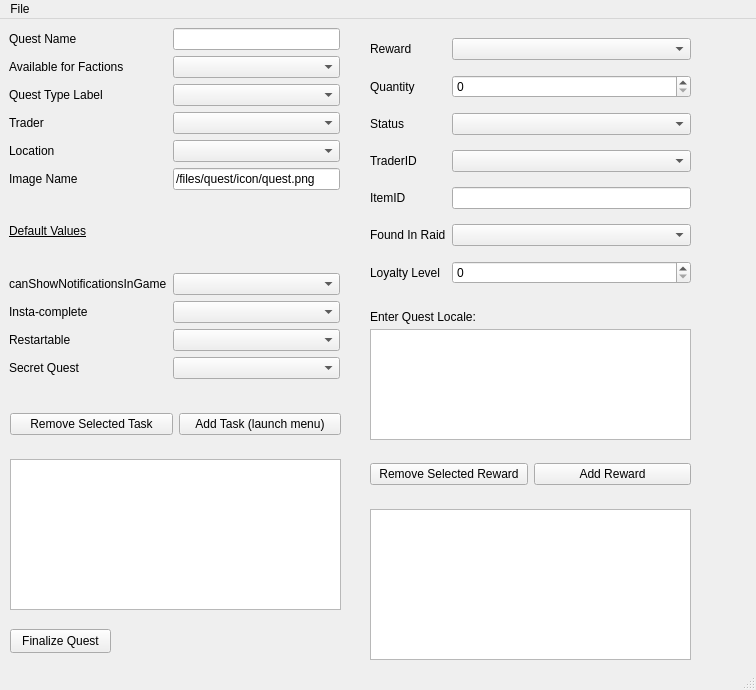
<?xml version="1.0" encoding="UTF-8"?>
<ui version="4.0">
 <class>QuestWindow</class>
 <widget class="QMainWindow" name="QuestWindow">
  <property name="geometry">
   <rect>
    <x>0</x>
    <y>0</y>
    <width>756</width>
    <height>690</height>
   </rect>
  </property>
  <property name="windowTitle">
   <string>Quest Builder</string>
  </property>
  <widget class="QWidget" name="centralwidget">
   <property name="enabled">
    <bool>true</bool>
   </property>
   <widget class="QWidget" name="gridLayoutWidget">
    <property name="geometry">
     <rect>
      <x>9</x>
      <y>9</y>
      <width>331</width>
      <height>351</height>
     </rect>
    </property>
    <layout class="QGridLayout" name="grd_fields_1">
     <item row="10" column="0">
      <widget class="QLabel" name="lb_secret_quest">
       <property name="text">
        <string>Secret Quest</string>
       </property>
      </widget>
     </item>
     <item row="10" column="1">
      <widget class="QComboBox" name="box_secret_quest"/>
     </item>
     <item row="0" column="0">
      <widget class="QLabel" name="lb_questname">
       <property name="text">
        <string>Quest Name</string>
       </property>
      </widget>
     </item>
     <item row="0" column="1">
      <widget class="QLineEdit" name="fld_quest_name"/>
     </item>
     <item row="8" column="1">
      <widget class="QComboBox" name="box_insta_complete"/>
     </item>
     <item row="8" column="0">
      <widget class="QLabel" name="lb_insta_complete">
       <property name="text">
        <string>Insta-complete</string>
       </property>
      </widget>
     </item>
     <item row="6" column="0">
      <widget class="QLabel" name="lb_defaultvalues">
       <property name="text">
        <string>&lt;html&gt;&lt;head/&gt;&lt;body&gt;&lt;p&gt;&lt;span style=&quot; text-decoration: underline;&quot;&gt;Default Values&lt;/span&gt;&lt;/p&gt;&lt;/body&gt;&lt;/html&gt;</string>
       </property>
      </widget>
     </item>
     <item row="5" column="1">
      <widget class="QLineEdit" name="fld_image_name">
       <property name="text">
        <string>/files/quest/icon/quest.png</string>
       </property>
      </widget>
     </item>
     <item row="4" column="0">
      <widget class="QLabel" name="lb_location">
       <property name="text">
        <string>Location</string>
       </property>
      </widget>
     </item>
     <item row="1" column="1">
      <widget class="QComboBox" name="box_avail_faction"/>
     </item>
     <item row="3" column="0">
      <widget class="QLabel" name="lb_trader">
       <property name="text">
        <string>Trader</string>
       </property>
      </widget>
     </item>
     <item row="2" column="0">
      <widget class="QLabel" name="lb_quest_type_label">
       <property name="text">
        <string>Quest Type Label</string>
       </property>
      </widget>
     </item>
     <item row="2" column="1">
      <widget class="QComboBox" name="box_quest_type_label"/>
     </item>
     <item row="5" column="0">
      <widget class="QLabel" name="lb_imagename">
       <property name="text">
        <string>Image Name</string>
       </property>
      </widget>
     </item>
     <item row="4" column="1">
      <widget class="QComboBox" name="box_location"/>
     </item>
     <item row="7" column="0">
      <widget class="QLabel" name="lb_can_show_notif">
       <property name="text">
        <string>canShowNotificationsInGame</string>
       </property>
      </widget>
     </item>
     <item row="1" column="0">
      <widget class="QLabel" name="lb_avail_faction">
       <property name="text">
        <string>Available for Factions</string>
       </property>
      </widget>
     </item>
     <item row="3" column="1">
      <widget class="QComboBox" name="box_trader"/>
     </item>
     <item row="7" column="1">
      <widget class="QComboBox" name="box_can_show_notif"/>
     </item>
     <item row="9" column="0">
      <widget class="QLabel" name="lb_restartable">
       <property name="text">
        <string>Restartable</string>
       </property>
      </widget>
     </item>
     <item row="9" column="1">
      <widget class="QComboBox" name="box_restartable"/>
     </item>
    </layout>
   </widget>
   <widget class="QWidget" name="gridLayoutWidget_2">
    <property name="geometry">
     <rect>
      <x>370</x>
      <y>10</y>
      <width>321</width>
      <height>271</height>
     </rect>
    </property>
    <layout class="QGridLayout" name="grd_fields_2">
     <item row="2" column="0">
      <widget class="QLabel" name="lb_status">
       <property name="text">
        <string>Status</string>
       </property>
      </widget>
     </item>
     <item row="5" column="0">
      <widget class="QLabel" name="lb_fir">
       <property name="text">
        <string>Found In Raid</string>
       </property>
      </widget>
     </item>
     <item row="4" column="0">
      <widget class="QLabel" name="lb_itemid">
       <property name="text">
        <string>ItemID</string>
       </property>
      </widget>
     </item>
     <item row="1" column="0">
      <widget class="QLabel" name="lb_quantity">
       <property name="text">
        <string>Quantity</string>
       </property>
      </widget>
     </item>
     <item row="3" column="0">
      <widget class="QLabel" name="lb_traderid">
       <property name="text">
        <string>TraderID</string>
       </property>
      </widget>
     </item>
     <item row="0" column="0">
      <widget class="QLabel" name="lb_reward">
       <property name="text">
        <string>Reward</string>
       </property>
      </widget>
     </item>
     <item row="6" column="0">
      <widget class="QLabel" name="lb_loyalty">
       <property name="text">
        <string>Loyalty Level</string>
       </property>
      </widget>
     </item>
     <item row="0" column="1">
      <widget class="QComboBox" name="box_reward"/>
     </item>
     <item row="2" column="1">
      <widget class="QComboBox" name="box_status"/>
     </item>
     <item row="3" column="1">
      <widget class="QComboBox" name="box_traderid"/>
     </item>
     <item row="5" column="1">
      <widget class="QComboBox" name="box_fir"/>
     </item>
     <item row="1" column="1">
      <widget class="QSpinBox" name="sb_quantity"/>
     </item>
     <item row="4" column="1">
      <widget class="QLineEdit" name="le_itemid"/>
     </item>
     <item row="6" column="1">
      <widget class="QSpinBox" name="sb_loyalty_level"/>
     </item>
    </layout>
   </widget>
   <widget class="QWidget" name="gridLayoutWidget_3">
    <property name="geometry">
     <rect>
      <x>10</x>
      <y>380</y>
      <width>331</width>
      <height>51</height>
     </rect>
    </property>
    <layout class="QGridLayout" name="grd_fields_3">
     <item row="0" column="2">
      <widget class="QPushButton" name="pb_rem_task">
       <property name="text">
        <string>Remove Selected Task</string>
       </property>
      </widget>
     </item>
     <item row="0" column="3">
      <widget class="QPushButton" name="pb_add_task">
       <property name="text">
        <string>Add Task (launch menu)</string>
       </property>
      </widget>
     </item>
    </layout>
   </widget>
   <widget class="QListWidget" name="list_tasks">
    <property name="geometry">
     <rect>
      <x>10</x>
      <y>440</y>
      <width>331</width>
      <height>151</height>
     </rect>
    </property>
   </widget>
   <widget class="QListWidget" name="list_rewards">
    <property name="geometry">
     <rect>
      <x>370</x>
      <y>490</y>
      <width>321</width>
      <height>151</height>
     </rect>
    </property>
   </widget>
   <widget class="QWidget" name="gridLayoutWidget_4">
    <property name="geometry">
     <rect>
      <x>370</x>
      <y>430</y>
      <width>321</width>
      <height>51</height>
     </rect>
    </property>
    <layout class="QGridLayout" name="grd_fields_4">
     <item row="0" column="2">
      <widget class="QPushButton" name="pb_remove_reward">
       <property name="text">
        <string>Remove Selected Reward</string>
       </property>
      </widget>
     </item>
     <item row="0" column="3">
      <widget class="QPushButton" name="pb_add_reward">
       <property name="text">
        <string>Add Reward</string>
       </property>
      </widget>
     </item>
    </layout>
   </widget>
   <widget class="QPushButton" name="pb_finalize_quest">
    <property name="geometry">
     <rect>
      <x>10</x>
      <y>610</y>
      <width>101</width>
      <height>24</height>
     </rect>
    </property>
    <property name="text">
     <string>Finalize Quest</string>
    </property>
   </widget>
   <widget class="QPlainTextEdit" name="qb_locale_box">
    <property name="geometry">
     <rect>
      <x>370</x>
      <y>310</y>
      <width>321</width>
      <height>111</height>
     </rect>
    </property>
   </widget>
   <widget class="QLabel" name="label">
    <property name="geometry">
     <rect>
      <x>370</x>
      <y>290</y>
      <width>111</width>
      <height>16</height>
     </rect>
    </property>
    <property name="text">
     <string>Enter Quest Locale:</string>
    </property>
   </widget>
  </widget>
  <widget class="QMenuBar" name="menubar">
   <property name="geometry">
    <rect>
     <x>0</x>
     <y>0</y>
     <width>756</width>
     <height>22</height>
    </rect>
   </property>
   <widget class="QMenu" name="menuFile">
    <property name="title">
     <string>File</string>
    </property>
    <addaction name="actionHome"/>
   </widget>
   <addaction name="menuFile"/>
  </widget>
  <widget class="QStatusBar" name="statusbar"/>
  <action name="actionHome">
   <property name="text">
    <string>Home</string>
   </property>
  </action>
 </widget>
 <resources/>
 <connections/>
</ui>
